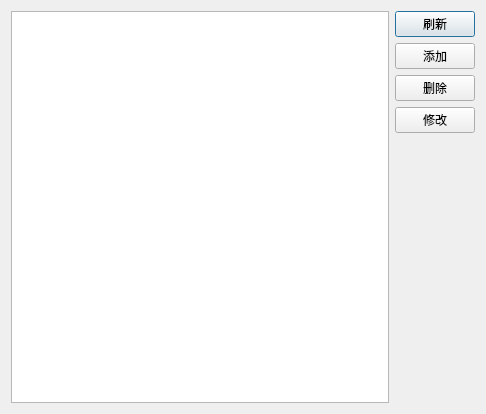
<?xml version="1.0" encoding="UTF-8"?>
<ui version="4.0">
 <class>RormuDialog</class>
 <widget class="QDialog" name="RormuDialog">
  <property name="geometry">
   <rect>
    <x>0</x>
    <y>0</y>
    <width>486</width>
    <height>413</height>
   </rect>
  </property>
  <property name="windowTitle">
   <string>剂型设置</string>
  </property>
  <layout class="QGridLayout" name="gridLayout_2">
   <item row="0" column="1">
    <layout class="QGridLayout" name="gridLayout">
     <item row="0" column="0">
      <layout class="QVBoxLayout" name="verticalLayout">
       <item>
        <widget class="QPushButton" name="refresh_btn">
         <property name="text">
          <string>刷新</string>
         </property>
        </widget>
       </item>
       <item>
        <widget class="QPushButton" name="add_btn">
         <property name="text">
          <string>添加</string>
         </property>
        </widget>
       </item>
       <item>
        <widget class="QPushButton" name="del_btn">
         <property name="text">
          <string>删除</string>
         </property>
        </widget>
       </item>
       <item>
        <widget class="QPushButton" name="modify_btn">
         <property name="text">
          <string>修改</string>
         </property>
        </widget>
       </item>
       <item>
        <spacer name="verticalSpacer">
         <property name="orientation">
          <enum>Qt::Orientation::Vertical</enum>
         </property>
         <property name="sizeType">
          <enum>QSizePolicy::Policy::Fixed</enum>
         </property>
         <property name="sizeHint" stdset="0">
          <size>
           <width>20</width>
           <height>270</height>
          </size>
         </property>
        </spacer>
       </item>
      </layout>
     </item>
    </layout>
   </item>
   <item row="0" column="0">
    <widget class="QTableView" name="rormulation_set_tableView"/>
   </item>
  </layout>
 </widget>
 <resources/>
 <connections/>
</ui>
